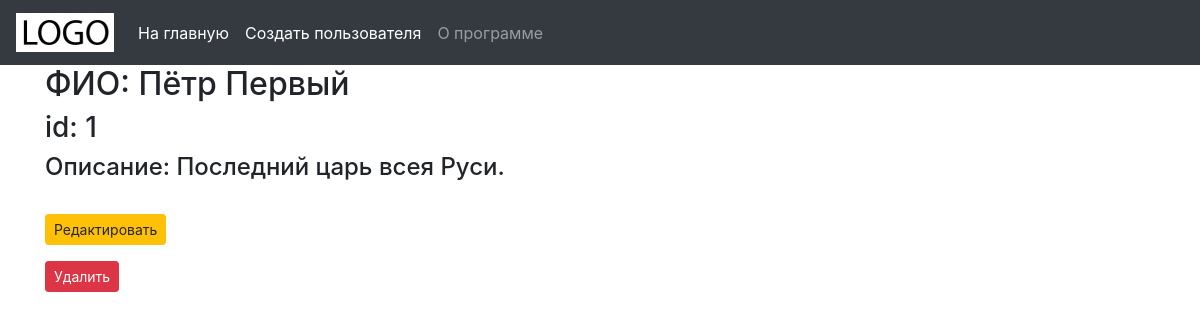
The page /1 on the database its author committed.
### tables this page shows
CREATE TABLE users (
    id INTEGER PRIMARY KEY AUTOINCREMENT,
    title TEXT NOT NULL,
    description TEXT NOT NULL
);

### app.py (the view)
@app.route('/<int:user_id>')
def user(user_id):
    user = get_user(user_id)
    return render_template('user.html', user=user)

### app.py (called while the page is built)
def get_db_connection():
    conn = sqlite3.connect('database.db')
    conn.row_factory = sqlite3.Row
    return conn

def get_user(user_id):
    conn = get_db_connection()
    user = conn.execute('SELECT * FROM users WHERE id = ?',
                        (user_id,)).fetchone()
    conn.close()
    if user is None:
        abort(404)
    return user

### templates/user.html
{% extends 'base.html' %}
{% block content %}
    <h2>{% block title %} ФИО: {{ user['title'] }} {% endblock %}</h2>
    <h3>id: {{ user['id'] }}</h3>
    <h4>Описание: {{ user['description'] }}</h4>
    <br>
    <form action="{{ url_for('edit', id=user['id']) }}" method="GET">
        <div class="form-group">
            <input type="submit" value="Редактировать"
                class="btn btn-warning btn-sm">
        </div>
    </form>
    <form action="{{ url_for('delete', id=user['id']) }}" method="POST">
        <input type="submit" value="Удалить"
                class="btn btn-danger btn-sm"
                onclick="return confirm('Вы уверены, что хотите удалить этого пользователя?')">
    </form>
{% endblock %}

### rows shown on the page
users: title "Пётр Первый", id "1", description "Последний царь всея Руси."
